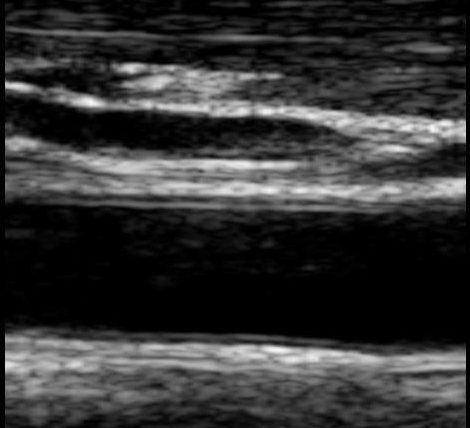
%> input picture tp2-preprocesamiento/Data/ultrasound_carotid.png, 470 x 428 px
$ octave tp2.m   (GNU Octave 9; MATLAB toolbox functions it lacks are replaced by stand-ins)
%> lines starting %> are read from the running program, lines starting %| are printed output that depends on the picture
### tp2-preprocesamiento/ecm.m
function [ error ] = ecm( imgorig, img )

    squaredif = (img - imgorig).^2;
    error = sqrt(sum(squaredif(:)) / numel(img));

end

### tp2-preprocesamiento/tp2.m
%%% PR�CTICO N�2 - TALLER DE IM�GENES M�DICAS - FACULTAD DE CIENCIAS
%%% EXACTAS - UNCPBA.
%%

close all;
knee = imread(strcat('Data',filesep,'ultrasound_carotid.png'));
%> knee is the input picture: size 428x470x3 uint8; min 0, max 246, mean 52.1
knee = knee(:,:,1); %imagen en tonos de gris
%> knee: size 428x470 uint8
% [24 lines of commented-out code are left out]

%%
% [5 lines of commented-out code are left out]
%%% CALCULAR PSNR

%%
%c)
%i)
n = 5; %tama�o de la ventana
f = fspecial('average',n);

imspgaussfiltered = imfilter(knee,f,'same');
% figure(3), imshow(imspgaussfiltered);
% titulo = strcat('Imagen con filtro de media ( tama�o de ventana: ',num2str(n), ')');
% title(titulo);
ecm( knee, imspgaussfiltered)
%> in ecm, `squaredif = (img - imgorig).^2;`:
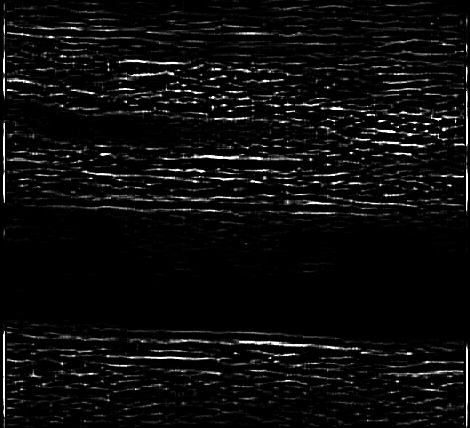
%> squaredif: size 428x470 uint8; min 0, max 255, mean 12.5
%> in ecm, `error = sqrt(sum(squaredif(:)) / numel(img));`: error = 3.53
%> ans = 3.53
%%
%ii) Aplicar un filtro gaussiano sobre las im�genes.
%returns a rotationally symmetric Gaussian lowpass filter with standard deviation sigma (in pixels).
%n is a 1-by-2 vector specifying the number of rows and columns in h. (n can also be a scalar, in which case h is n-by-n.)

sigma = 0.5;
f = fspecial('gaussian',n,sigma);

imspgaussfiltered = imfilter(knee,f,'same');
% figure(3), imshow(imspgaussfiltered);
% titulo = strcat('Imagen con filtro gaussiano (media: ',num2str(mean), ', varianza: ', num2str(variance), ')');
% title(titulo);


ecm( knee, imspgaussfiltered)
%> ans = 0.707

%%
%iii) filtro de mediana
neighbourhood = [n n];
medfiltim = medfilt2(knee, neighbourhood);
% figure(5), imshow(medfiltim);
ecm( knee, medfiltim)
%> in ecm (call 3), `squaredif = (img - imgorig).^2;`:
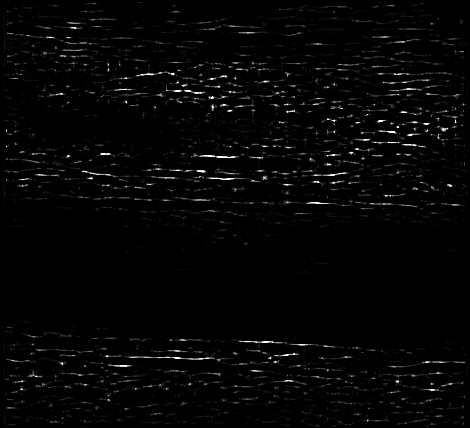
%> squaredif: size 428x470 uint8; min 0, max 255, mean 5.2
%> in ecm (call 3), `error = sqrt(sum(squaredif(:)) / numel(img));`: error = 2.28
%> ans = 2.28

$ run again, with tp2-preprocesamiento/Data/brain.png copied over tp2-preprocesamiento/Data/ultrasound_carotid.png
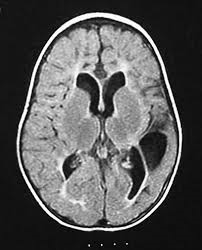
%> input picture tp2-preprocesamiento/Data/brain.png, 202 x 250 px
%> knee is the input picture: size 250x202x3 uint8; min 0, max 255, mean 87.9
%> knee: size 250x202 uint8
%> error = 6.8
%> in ecm (call 2), `squaredif = (img - imgorig).^2;`:
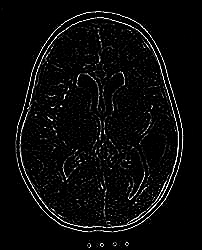
%> squaredif: size 250x202 uint8; min 0, max 255, mean 11.1
%> error = 3.33
%> in ecm (call 3), `squaredif = (img - imgorig).^2;`:
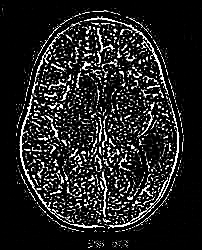
%> squaredif: size 250x202 uint8; min 0, max 255, mean 35.4
%> error = 5.95

$ run again, with tp2-preprocesamiento/Data/knee.jpg saved as tp2-preprocesamiento/Data/ultrasound_carotid.png
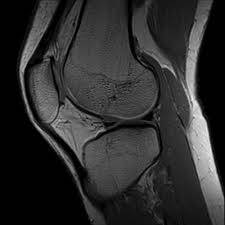
%> input picture tp2-preprocesamiento/Data/knee.jpg, 225 x 225 px
%> knee is the input picture: size 225x225 uint8; min 0, max 248, mean 46.6
%> error = 5.18
%> in ecm (call 2), `squaredif = (img - imgorig).^2;`:
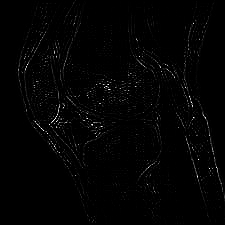
%> squaredif: size 225x225 uint8; min 0, max 255, mean 3.3
%> error = 1.82
%> in ecm (call 3), `squaredif = (img - imgorig).^2;`:
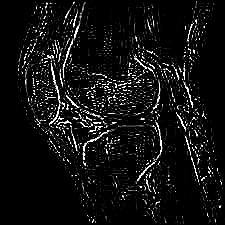
%> squaredif: size 225x225 uint8; min 0, max 255, mean 17.7
%> error = 4.21
